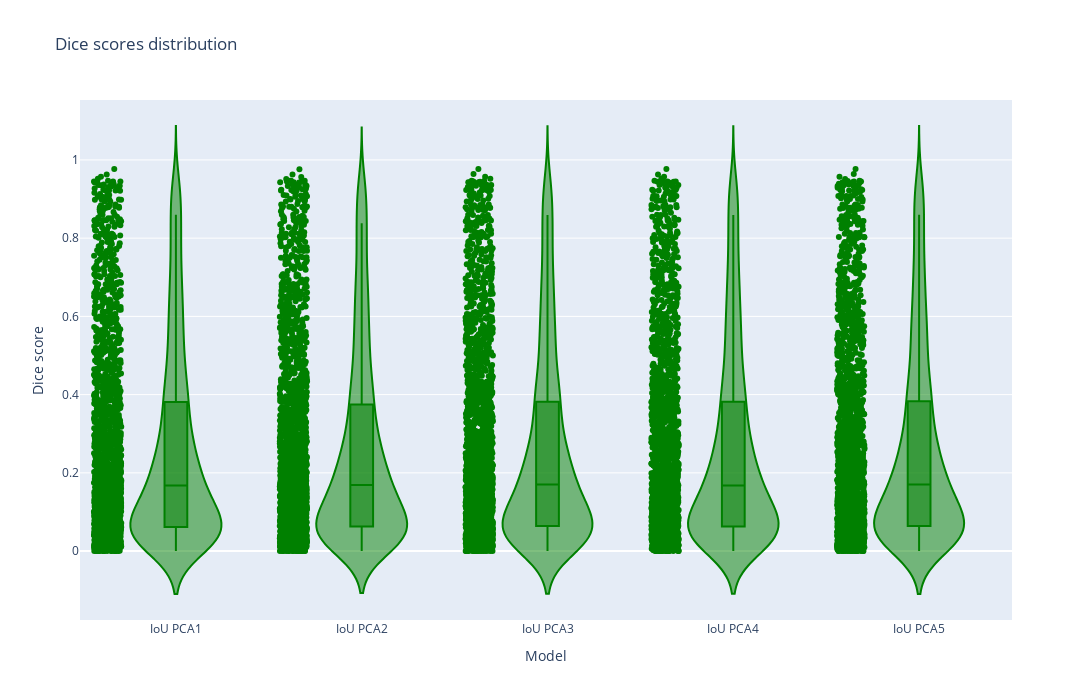

Here is the notebook cell this chart was saved with:
### Code cell
fig = px.violin(df_res[['IoU PCA1', 'IoU PCA2','IoU PCA3', 'IoU PCA4', 'IoU PCA5']], points="all", color_discrete_sequence=['green'], title='Dice scores distribution', box=True, width=1400, height=700)
fig.update_layout(xaxis_title='Model', yaxis_title='Dice score')
fig.show()
#fig.write_html('iou_distribution.html')

### Figure 1 — Plotly figure (JSON) as saved in the notebook; plotly's stock layout.template omitted (floating-point values rounded to 4 significant figures; data arrays with more than 128 entries replaced by an {"elided": "..."} marker saying what was removed)
{"data": [{"alignmentgroup": "True", "box": {"visible": true}, "hovertemplate": "variable=%{x}<br>value=%{y}<extra></extra>", "legendgroup": "", "marker": {"color": "green"}, "name": "", "offsetgroup": "", "orientation": "v", "points": "all", "scalegroup": "True", "showlegend": false, "type": "violin", "x": {"elided": "10000 str values"}, "x0": " ", "xaxis": "x", "y": {"elided": "10000 float values"}, "y0": " ", "yaxis": "y"}], "layout": {"height": 700, "legend": {"tracegroupgap": 0}, "title": {"text": "Dice scores distribution"}, "violinmode": "group", "width": 1400, "xaxis": {"anchor": "y", "domain": [0, 1], "title": {"text": "Model"}}, "yaxis": {"anchor": "x", "domain": [0, 1], "title": {"text": "Dice score"}}}}
